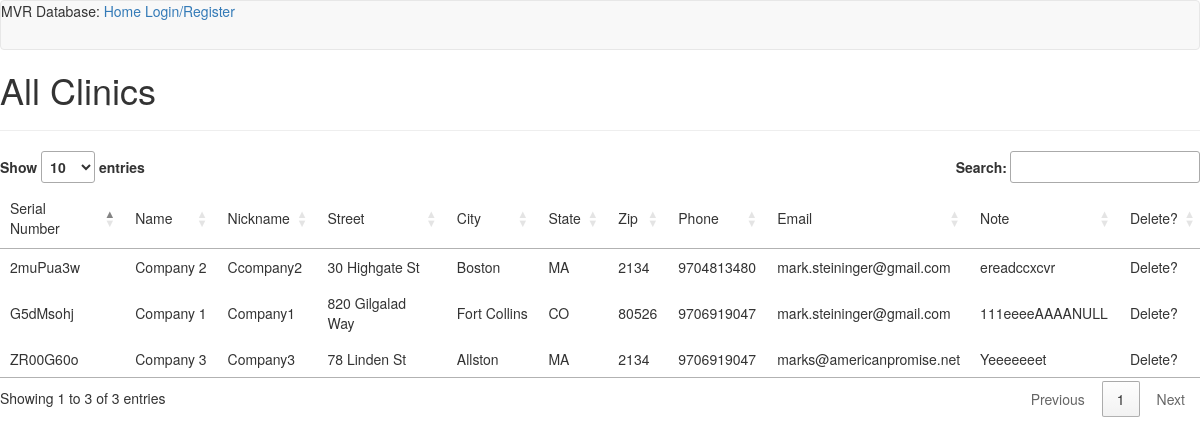
Before: /clinictable with the older database file.
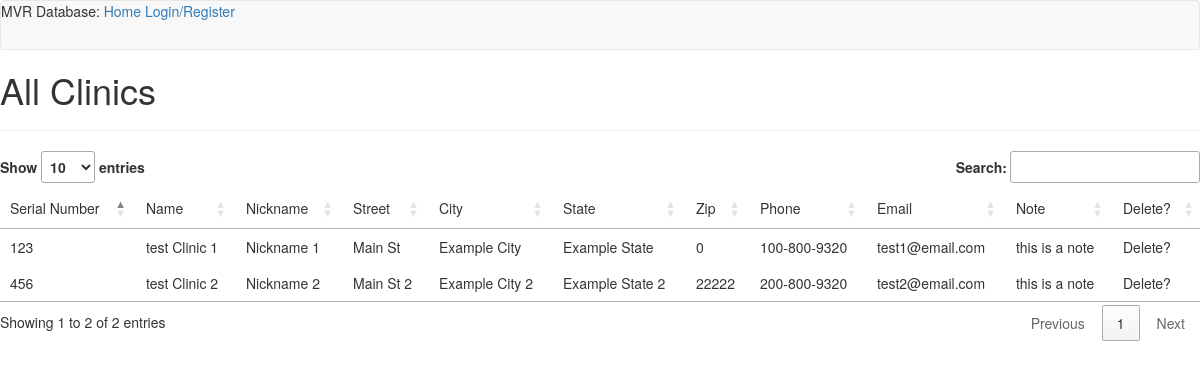
After: the same page with the newer database file.
### app/models.py (models this page shows, shortened)
class Clinic(db.Model):
    clinicSerialNum = db.Column(db.String(64), primary_key=True)
    company = db.Column(db.String(64), unique=True)
    nickname = db.Column(db.String(64), unique=True)
    street = db.Column(db.String(64))
    city = db.Column(db.String(64))
    state = db.Column(db.String(10))
    zip = db.Column(db.Integer)
    phone = db.Column(db.String(20))
    email = db.Column(db.String(64))
    note = db.Column(db.String(140))
    doctors = db.relationship('Doctor', backref='clinic', lazy='dynamic')

### app/routes.py (the view)
@app.route('/clinictable', methods=['GET', 'POST'])
def clinicTable():
    clinics = Clinic.query.all()
    return render_template('/tables/clinicTable.html',  title='All Clinics', clinics=clinics)

### app/templates/tables/clinicTable.html (shortened to what this page needs)
{% extends "base.html" %}
{% block app_content %}
<link rel="stylesheet" type="text/css" href="https://cdn.datatables.net/1.10.19/css/jquery.dataTables.min.css">
<h1>All Clinics</h1>
<hr />
    <table id="table-1">
        <thead>
            <tr>
                <td>Serial Number</td><td>Name</td><td>Nickname</td><td>Street</td><td>City</td><td>State</td><td>Zip</td><td>Phone</td><td>Email</td><td>Note</td><td>Delete?</td>
            </tr>
        </thead>
        <tbody>
        {% for c in clinics %}
        <tr>
            <td>{{ c.clinicSerialNum }}</td><td>{{ c.company }}</td><td>{{ c.nickname }}</td><td>{{ c.street }}</td><td>{{ c.city }}</td><td>{{ c.state }}</td><td>{{ c.zip }}</td><td>{{ c.phone }}</td><td>{{ c.email }}</td><td>{{ c.note }}</td><td>Delete?</td>
        </tr>
        {% endfor %}
        </tbody>
    </table>
{% endblock %}

Changed rows visible on the page:
removed Clinic: clinicSerialNum "G5dMsohj", company "Company 1", nickname "Company1", street "820 Gilgalad Way", city "Fort Collins", state "CO", zip "80526", phone "9706919047", email "mark.steininger@gmail.com", note "111eeeeAAAANULL"
removed Clinic: clinicSerialNum "2muPua3w", company "Company 2", nickname "Ccompany2", street "30 Highgate St", city "Boston", state "MA", zip "2134", phone "9704813480", email "mark.steininger@gmail.com", note "ereadccxcvr"
removed Clinic: clinicSerialNum "ZR00G60o", company "Company 3", nickname "Company3", street "78 Linden St", city "Allston", state "MA", zip "2134", phone "9706919047", email "marks@americanpromise.net", note "Yeeeeeeet"
added Clinic: clinicSerialNum "123", company "test Clinic 1", nickname "Nickname 1", street "Main St", city "Example City", state "Example State", zip "0", phone "100-800-9320", email "test1@email.com", note "this is a note"
added Clinic: clinicSerialNum "456", company "test Clinic 2", nickname "Nickname 2", street "Main St 2", city "Example City 2", state "Example State 2", zip "22222", phone "200-800-9320", email "test2@email.com", note "this is a note"
Other visible differences:
text written by a page script: "Show entries Search: Showing 1 to 3 of 3 entries Previous 1 Next" → "Show entries Search: Showing 1 to 2 of 2 entries Previous 1 Next"
